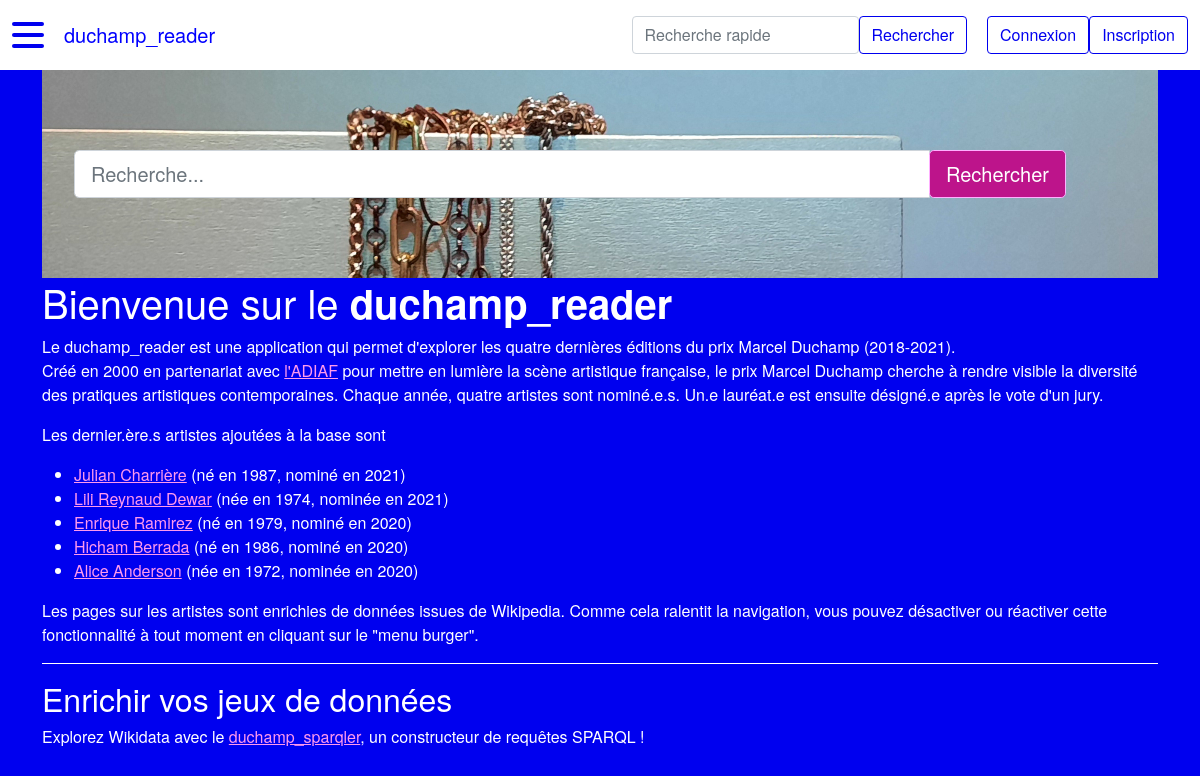
Before: / with the older database file.
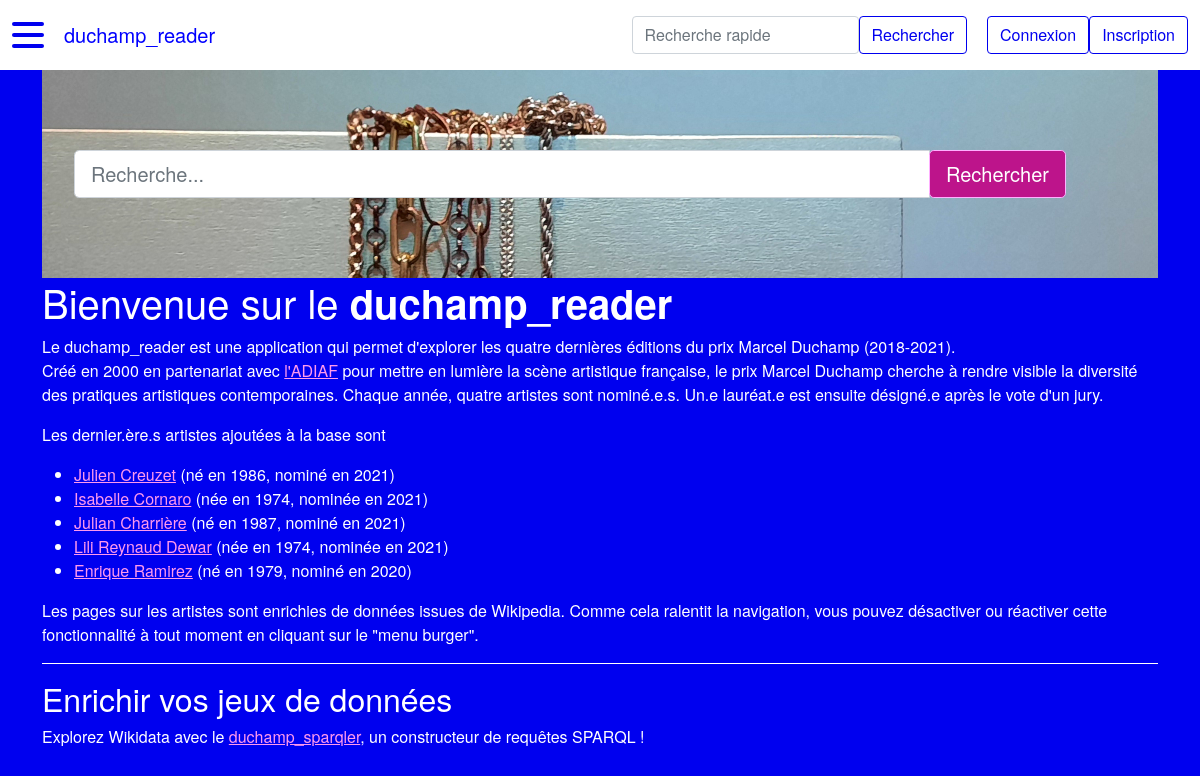
After: the same page with the newer database file.
### duchamp_reader/modeles/classes_generic.py (models this page shows, shortened)
class Artiste(db.Model):
    __tablename__ = "artiste"
    id = db.Column(db.Integer, unique=True, nullable=False, primary_key=True, autoincrement=True)
    nom = db.Column(db.Text, nullable=False)
    prenom = db.Column(db.Text, nullable=False)
    annee_naissance = db.Column(db.Integer) # format YYYY
    genre = db.Column(db.String(1))  # M : masculin, F : femme, A : autre/non-binaire
    id_wikidata = db.Column(db.Text)
    id_ville_naissance = db.Column(db.Integer, db.ForeignKey("ville.id"))
    id_ville_residence = db.Column(db.Integer, db.ForeignKey("ville.id"))
    classname = db.Column(db.Text, nullable=False, default="artiste")
    authorship = db.relationship("AuthorshipArtiste", back_populates="artiste")
    represent = db.relationship("RelationRepresente", back_populates="artiste")
    ville_naissance = db.relationship("Ville", foreign_keys=[id_ville_naissance],
                                      backref="artiste_ville_naissance", uselist=False)
    ville_residence = db.relationship("Ville", foreign_keys=[id_ville_residence],
                                      backref="artiste_ville_residence", uselist=False)
    nomination = db.relationship("Nomination", back_populates="artiste", uselist=False)
    @hybrid.hybrid_property
    def full(self):
        return self.prenom + " " + self.nom

class Nomination(db.Model):
    __tablename__ = "nomination"
    id = db.Column(db.Integer, unique=True, nullable=False, primary_key=True, autoincrement=True)
    annee = db.Column(db.Integer, nullable=False) # format YYYY
    laureat = db.Column(db.Boolean, nullable=False, default=0) # 1 si lauréat, 0 si non
    id_artiste = db.Column(db.Integer, db.ForeignKey("artiste.id"), nullable=False)
    id_theme = db.Column(db.Integer, db.ForeignKey("theme.id"), nullable=False)
    classname = db.Column(db.Text, nullable=False, default="nomination")
    authorship = db.relationship("AuthorshipNomination", back_populates="nomination")
    artiste = db.relationship("Artiste", back_populates="nomination")
    theme = db.relationship("Theme", back_populates="nomination", uselist=False)

### duchamp_reader/routes.py (the view)
@app.route("/")
def accueil():
    last_artistes, last_nominations, last_galeries, last_villes, last_themes = queries()
    artistes = Artiste.query.order_by(Artiste.id.desc()).limit(5).all()
    return render_template("pages/accueil.html", artistes=artistes,
                           last_nominations=last_nominations, last_artistes=last_artistes, last_galeries=last_galeries,
                           last_themes=last_themes, last_villes=last_villes)

### duchamp_reader/utils/query.py (called while the page is built)
def queries():
        last_artistes = Artiste.query.order_by(Artiste.id.desc()).limit(3).all()
        last_nominations = Nomination.query.join(Artiste, Nomination.id_artiste == Artiste.id)\
                .order_by(Nomination.id.desc()).limit(3).all()
        last_galeries = Galerie.query.order_by(Galerie.id.desc()).limit(3).all()
        last_villes = Ville.query.order_by(Ville.id.desc()).limit(3).all()
        last_themes = Theme.query.order_by(Theme.id.desc()).limit(3).all()
        return last_artistes, last_nominations, last_galeries, last_villes, last_themes

### duchamp_reader/templates/pages/accueil.html
{% extends "conteneur.html" %}
{% block homesearch %}
    {% include "partials/recherche.html" %}
{% endblock %}
{% block corps %}
    <h1>Bienvenue sur le <strong>duchamp_reader</strong></h1>
    <p>Le duchamp_reader est une application qui permet d'explorer les quatre dernières
        éditions du prix Marcel Duchamp (2018-2021).<br>
        Créé en 2000 en partenariat avec <a href="https://www.adiaf.com/">l'ADIAF</a>
        pour mettre en lumière la scène artistique française, le prix Marcel Duchamp cherche
        à rendre visible la diversité des pratiques artistiques contemporaines. Chaque année,
        quatre artistes sont nominé.e.s. Un.e lauréat.e est ensuite désigné.e après le vote
        d'un jury.</p>
    {% if artistes %}
        <p>Les dernier.ère.s artistes ajoutées à la base sont</p>
        <ul>
        {% for artiste in artistes %}
            <li>
                <a href="{{ url_for('artiste_main', id_artiste=artiste.id) }}">{{artiste.full}}</a>
                ({% if artiste.genre == "F" %}née{% elif artiste.genre == "A" %}né.e{% else %}né{% endif %} en {{artiste.annee_naissance}},
                {% if artiste.genre == "F" %}nominée{% elif artiste.genre == "A" %}nominé.e{% else %}nominé{% endif %} en {{artiste.nomination.annee}})
            </li>
        {% endfor %}
        </ul>
        <p>
            Les pages sur les artistes sont enrichies de données issues de Wikipedia. Comme cela ralentit
            la navigation, vous pouvez désactiver ou réactiver cette fonctionnalité à tout moment en cliquant
            sur le "menu burger".
        </p>
        <h2>Enrichir vos jeux de données</h2>
        <p>Explorez Wikidata avec le <a href="{{ url_for('sparql') }}">duchamp_sparqler</a>, un constructeur de requêtes SPARQL !</p>
    {% else %}
        <p>La base de données est en cours de constitution. Des données doivent encore être ajoutées.</p>
    {% endif %}
{% endblock %}

### duchamp_reader/templates/conteneur.html (shortened to what this page needs)
<!DOCTYPE html>
<html lang="fr">
    <head>
            {% include "partials/css.html" %}
    </head>
    <body>
        <nav class="navbar navbar-expand-md navbar-light bg-light fixed-top" id="mainNav">
            <div class="container-fluid">
                <div class="hamburger-lines">
                    <span class="line line1"></span>
                    <span class="line line2"></span>
                    <span class="line line3"></span>
                </div>
                <a class="navbar-brand" href="{{ url_for('accueil') }}">duchamp_reader</a>
                <form class="form-inline" action="{{url_for('recherche')}}" method="GET">
                    <input class="form-control" name="keyword" type="search" placeholder="Recherche rapide"
                        aria-label="Recherche">
                        <button class="btn btn-outline-info" type="submit">Rechercher</button>
                </form>
                {% if not current_user.is_authenticated %}
                    <a href="{{ url_for('connexion') }}">
                        <button class="btn btn-outline-info">Connexion</button>
                    </a>
                    <a href="{{ url_for('inscription') }}">
                        <button class="btn btn-outline-info">Inscription</button>
                    </a>
                {% else %}
                    <a href="{{ url_for('deconnexion') }}">
                        <button class="btn btn-outline-info">Déconnexion</button>
                    </a>
                {% endif %}
            </div>
        </nav>
        <div class="container">
            {% block homesearch %}{% endblock %}
            <div class="row">
                <div class="col">
                    {% block corps %}{% endblock %}
                </div>
            </div>
        </div>
    </body>
</html>

### duchamp_reader/templates/partials/css.html
<link rel="stylesheet" type="text/css" href="../../static/css/bootstrap.css">

### duchamp_reader/templates/partials/recherche.html
<div class="hero jumbotron">
    <div class="container">
        <form class="form" action="{{url_for('recherche')}}" method='GET'>
            <div class="input-group">
                <input type="search" name="keyword" class="form-control form-control-lg" type="text" placeholder="Recherche...">
                <span class="input-group-btn">
                    <button class="btn btn-primary btn-lg" href="#" role="button">Rechercher</button>
                </span>
            </div>
        </form>
    </div>
</div>

Changed rows visible on the page:
no longer on this page (row unchanged): Artiste: full "Hicham Berrada", genre "né", annee_naissance "1986", nomination.annee "2020"
no longer on this page (row edited): Artiste: full "Alice Anderson", genre "née", annee_naissance "1972", nomination.annee "2020"
added Artiste: full "Julien Creuzet", genre "né", annee_naissance "1986", nomination.annee "2021"
added Artiste: full "Isabelle Cornaro", genre "née", annee_naissance "1974", nomination.annee "2021"
